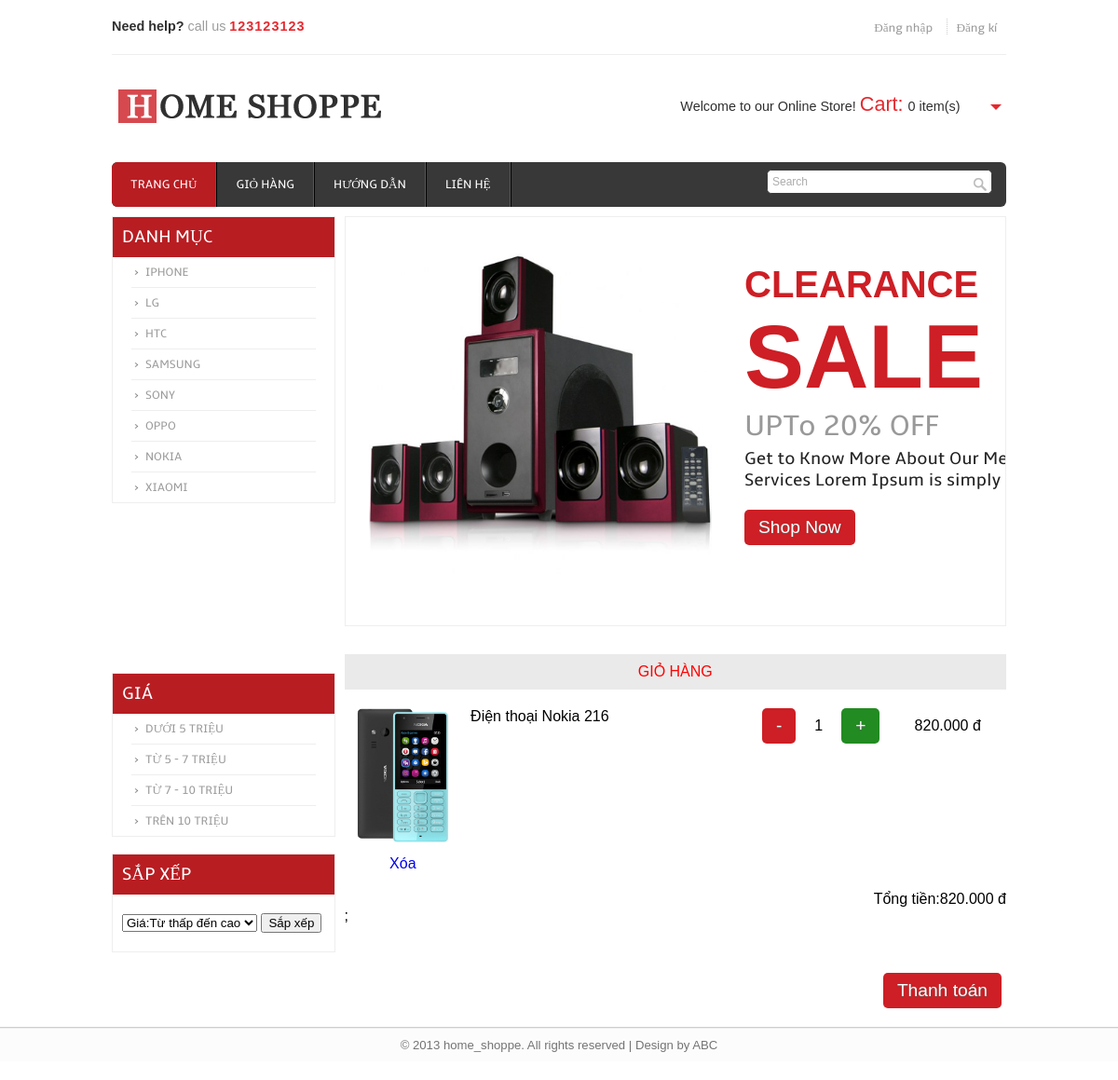
/index.php?xem=giohang&id_sp=75, run on the app's committed database.
### tables this page shows
CREATE TABLE `loaisp` (
  `id_loaisp` int(11) NOT NULL AUTO_INCREMENT,
  `tenloaisp` varchar(100) NOT NULL,
  `thutu` int(100) NOT NULL,
  PRIMARY KEY (`id_loaisp`)
);

CREATE TABLE `sp` (
  `id_sp` int(11) NOT NULL AUTO_INCREMENT,
  `tensp` varchar(255) NOT NULL,
  `hinhanh` varchar(255) NOT NULL,
  `gia` int(100) NOT NULL,
  `mota` longtext NOT NULL,
  `id_loaisp` int(11) NOT NULL,
  `thutu` int(100) NOT NULL,
  `soluong` int(100) NOT NULL,
  `baohanh` varchar(200) NOT NULL,
  PRIMARY KEY (`id_sp`),
  KEY `id_loaisp` (`id_loaisp`),
  CONSTRAINT `sp_ibfk_1` FOREIGN KEY (`id_loaisp`) REFERENCES `loaisp` (`id_loaisp`) ON DELETE CASCADE ON UPDATE CASCADE
);

### modules/right/giohang.php (the view, shortened to what this page needs)
<p style="text-align: center;padding:10px;  background-color: #eaeaea;color: red">GIỎ HÀNG</p>
<?php
if (isset($_GET['id_sp']) && !empty($_GET['id_sp'])) {
    $id_sp = $_GET['id_sp'];
}
$thanhtien = 0;
foreach ($_SESSION['cart'] as $id_sp => $count) {
    $sql = "select * from sp where id_sp='$id_sp'";
    $sp = mysqli_query($conn, $sql);
    while ($dong_sp = mysqli_fetch_array($sp, MYSQLI_ASSOC)) {
        $tongtien = $dong_sp['gia'] * $count;
        ?>
        <div class="giohang content" style="display: grid; grid-template-columns: 2fr 7fr 2fr; grid-gap: 10px;">
            <div class="left">
                <img src="<?php echo $dong_sp['hinhanh'] ?>" class="img-responsive" alt=""
                     style="width: 200px;padding-bottom: 10px;"><br>
                <span style="display: block; text-align: center;">
                    <a href="index.php?xem=giohang&xoa=<?php echo $id_sp ?>">Xóa</a>
                </span>
            </div>
            <div class="right" style="display: grid; grid-template-columns: 5fr 2fr; grid-gap: 10px;">
                <div class="right-left">
                    <p><?php echo $dong_sp['tensp'] ?></p>
                </div>
                <div class="right-right">
                    <div class="chonsoluong" style="display: flex;">
                        <a class="button" style="margin: 0" href="index.php?xem=giohang&tru=<?php echo $id_sp ?>">
                            -
                        </a>
                        <div class="soluong" style="border-right: none;border-left: none;padding: 10px 20px;">
                            <?php echo $count ?>
                        </div>
                        <a class="button" style="margin: 0;background: forestgreen" href="index.php?xem=giohang&cong=<?php echo $id_sp ?>">
                            +
                        </a>
                    </div>
                </div>
                <div class="clear"></div>
            </div>
            <div class="price-count" style="padding: 10px 20px;">
                <p style="text-align: center;"><?php echo number_format($tongtien, 0, ',', '.') ?> đ</p>
            </div>
        </div>
        <?php
        if (isset($tongtien)) {
            $thanhtien += $tongtien;
        }
    }
}
if ($thanhtien == 0) {
    echo "<div style='text-align:center;'><h2>Không có hàng nào trong giỏ hàng.</h2></div>";
} else {
    ?>
    <div class="tongtien" style="text-align: right">
        Tổng tiền:<span><?php echo number_format($thanhtien, 0, ',', '.') ?> đ</span>
    </div>
    <div class="thanhtoan" style="float: right;padding: 50px 5px 0px 0px;">
        <a class="button button-success" href="index.php?xem=thanhtoan">Thanh toán</a>
    </div>;
    <?php
}
?>

### index.php (shortened to what this page needs)
<!DOCTYPE HTML>
<head>
    <link href="public/css/style.css" rel="stylesheet" type="text/css" media="all"/>
    <link href="public/css/slider.css" rel="stylesheet" type="text/css" media="all"/>
</head>
<body>
<div class="wrap">
    <?php include("admin/modules/config.php") ?>
    <?php include("modules/header.php") ?>
    <div class="main">
        <?php include("modules/content.php") ?>
    </div>
</div>
<div class="footer">
    <?php include("modules/footer.php") ?>
</div>
</body>
</html>

### modules/header.php (shortened to what this page needs)
<?php
$sql="select * from loaisp";
$loaisp=mysqli_query($conn,$sql);
?>
<div class="header">
    <div class="headertop_desc">
        <div class="call">
            <p><span>Need help?</span> call us <span class="number">123123123</span></span></p>
        </div>
        <div class="account_desc">
            <ul>
                <?php
                if(!isset($_SESSION['tenkhach'])) {
                    include("modules/chuadangnhap.php");
                }
                else{
                    include("modules/taikhoan.php");
                }
                ?>
            </ul>
        </div>
    </div>
    <div class="header_top">
        <div class="logo">
            <a href="index.html"><img src="public/images/logo.png" alt="" /></a>
        </div>
        <div class="cart">
            <p>Welcome to our Online Store! <span>Cart:</span>
            <div id="dd" class="wrapper-dropdown-2"> 0 item(s)
            </div>
            </p>
        </div>
    </div>
    <div class="header_bottom">
        <div class="menu">
            <ul>
                <li class="active"><a href="index.php">Trang chủ</a></li>
                <li><a href="index.php?xem=giohang">Giỏ hàng</a></li>
                <li><a href="index.php?xem=huongdanmuahang">Hướng dẫn</a></li>
                <li><a href="index.php?xem=lienhe">Liên hệ</a></li>
            </ul>
        </div>
        <div class="search_box">
            <form action="" method="post">
                <input type="text" name="timkiemt" value="Search" onfocus="this.value = '';" onblur="if (this.value == '') {this.value = 'Search';}"><input type="submit" name="timkiems" value="">
            </form>
        </div>
    </div>
    <div class="header_slide">
        <div class="header_bottom_left">
            <div class="categories">
                <ul>
                    <h3>Danh mục</h3>
                    <?php
                    while ($dong_loaisp=mysqli_fetch_array($loaisp,MYSQLI_ASSOC)) {
                        ?>
                        <li><a href="index.php?xem=chitietloaisanpham&id_loaisp=<?php echo $dong_loaisp['id_loaisp'] ?>"><?php echo $dong_loaisp['tenloaisp'] ?></a></li>
                        <?php
                    }
                    ?>
                </ul>
            </div>
        </div>
        <div class="header_bottom_right">
            <div class="slider">
                <div id="slider">
                    <div id="mover">
                        <div id="slide-1" class="slide">
                            <div class="slider-img">
                                <a href="preview.html"><img src="public/images/slide-1-image.png" alt="learn more" /></a>
                            </div>
                            <div class="slider-text">
                                <h1>Clearance<br><span>SALE</span></h1>
                                <h2>UPTo 20% OFF</h2>
                                <div class="features_list">
                                    <h4>Get to Know More About Our Memorable Services Lorem Ipsum is simply dummy text</h4>
                                </div>
                                <a href="preview.html" class="button">Shop Now</a>
                            </div>
                        </div>
                    </div>
                </div>
            </div>
        </div>
    </div>
</div>

### modules/chuadangnhap.php
<li><a href="dangnhap.php">Đăng nhập</a></li>
<li><a href="modules/dangky.php">Đăng kí</a></li>

### modules/content.php (shortened to what this page needs)
<div class="header">
    <div class="header_slide">
        <div class="header_bottom_left" style="padding-top: 40px">
            <?php include("modules/left/danhsanh.php") ?>
        </div>
        <div class="header_bottom_right">
            <div class="content">
                <div class="content-right">
                    <?php
                    if(isset($_GET['xem'])){
                        $values=$_GET['xem'];
                    }
                    else $values="";
                    if($values=="chitietloaisanpham")
                        include("modules/right/chitietloaisanpham.php");
                    elseif ($values=="chitietsanpham") {
                        include("modules/right/chitietsanpham.php");
                    }
                    elseif ($values=="giohang") {
                        include("modules/right/giohang.php");
                    }
                    elseif ($values=="thanhtoan") {
                        include("modules/right/thanhtoan.php");
                    }
                    elseif ($values=="dathangthanhcong") {
                        include("modules/right/dathangthanhcong.php");
                    }
                    elseif (isset($_POST['timkiems'])) {
                        include("modules/right/timkiem.php");
                    }
                    elseif (isset($_POST['sapxep'])) {
                        include("modules/right/tatcasanpham.php");
                    }
                    elseif ($values=="timkiemsptheogia") {
                        include("modules/right/timkiemsptheogia.php");
                    }
                    elseif ($values=="huongdanmuahang") {
                        include("modules/right/huongdanmuahang.php");
                    }
                    elseif ($values=="lienhe") {
                        include("modules/right/lienhe.php");
                    }
                    elseif ($values=="thongtinkhachhang") {
                        include("modules/right/thongtinkhachhang.php");
                    }
                    elseif ($values=="doimatkhau") {
                        include("modules/right/doimatkhau.php");
                    }
                    else include("modules/right/tatcasanpham.php");
                    ?>
                </div>
            </div>
        </div>
    </div>
</div>

### modules/left/danhsanh.php (shortened to what this page needs)
<div class="categories">
    <ul>
        <h3>Giá</h3>
        <li><a href="index.php?xem=timkiemsptheogia&gia=duoi5trieu"><p>Dưới <b>5</b> triệu</p></a></li>
        <li><a href="index.php?xem=timkiemsptheogia&gia=tu5den7trieu"><p>Từ <b>5</b> - <b>7</b> triệu</p></a></li>
        <li><a href="index.php?xem=timkiemsptheogia&gia=tu7den10trieu"><p>Từ <b>7</b> - <b>10</b> triệu</p></a></li>
        <li><a href="index.php?xem=timkiemsptheogia&gia=tren10trieu"><p>Trên <b>10</b> triệu</p></a></li>
    </ul>
</div>
<br>
<div class="categories">
    <ul>
        <h3>Sắp xếp</h3>
        <div>
            <form action ="" method="POST" style="padding: 20px 10px" enctype="multipart/form-data">
                <?php
                if(isset($_POST['giatanggiam'])){
                    $giatanggiam=$_POST['giatanggiam'];
                }
                else{
                    $giatanggiam="";
                }
                if($giatanggiam=="giamdan"){
                    ?>
                    <select name="giatanggiam" id="">
                        <option value="giamdan" selected="selected">Giá:Từ cao đến thấp</option>
                        <option value="tangdan">Giá:Từ thấp đến cao</option>
                    </select>
                    <?php
                }
                else{
                    ?>
                    <select name="giatanggiam" id="">
                        <option value="tangdan" selected="selected">Giá:Từ thấp đến cao</option>
                    </select>
                    <?php
                }
                ?>
                <input type="submit" name="sapxep" value="Sắp xếp" style="">
            </form>
        </div>
    </ul>
</div>

### modules/footer.php
<div class="copy_right">
    <p>&copy; 2013 home_shoppe. All rights reserved | Design by ABC</p>
</div>

### public/css/style.css (style rules this page uses)
html, body, div, span, applet, object, iframe, h1, h2, h3, h4, h5, h6, p, blockquote, pre, a, abbr, acronym, address, big, cite, code, del, dfn, em, img, ins, kbd, q, s, samp, small, strike, strong, sub, sup, tt, var, b, u, i, dl, dt, dd, ol, nav ul, nav li, fieldset, form, label, legend, table, caption, tbody, tfoot, thead, tr, th, td, article, aside, canvas, details, embed, figure, figcaption, footer, header, hgroup, menu, nav, output, ruby, section, summary, time, mark, audio, video { margin: 0; padding: 0; border: 0; font-size: 100%; font: inherit; vertical-align: baseline; }
ol, ul { list-style: none; margin: 0; padding: 0; }
a { text-decoration: none; }
.clear { clear: both; }
img { max-width: 100%; }
body { font-family: Arial, Helvetica, sans-serif; background: #FFF; }
.wrap { width: 80%; margin: 0 auto; }
.header { background: #FFF; }
.headertop_desc { padding: 20px 0; border-bottom: 1px solid #EEE; }
.call { float: left; }
.call p { font-size: 0.9em; color: #9C9C9C; }
.call p span { color: #303030; font-size: 1em; font-weight: bold; }
.call p span.number { color: #E4292F; font-size: 1em; letter-spacing: 1px; }
.account_desc { float: right; }
.account_desc li { display: inline; border-left: 1px dotted #CCC; }
.account_desc li:first-child { border: none; }
.account_desc li a { font-size: 0.823em; color: #9C9C9C; padding: 0 10px; font-family: 'ambleregular'; }
.header_top { padding: 20px 0; }
.logo { float: left; }
.cart { float: right; position: relative; padding-right: 40px; margin-top: 20px; }
.cart p { font-size: 0.9em; color: #303030; display: inline-block; }
.cart p span { font-size: 1.5em; color: #E4292F; }
.wrapper-dropdown-2 { display: inline-block; margin: 0 auto; font-size: 0.9em; color: #303030; padding: 0px 5px; cursor: pointer; outline: none; }
.wrapper-dropdown-2:after { content: ""; width: 0; height: 0; position: absolute; right: 5px; top: 50%; margin-top: 0px; border-width: 6px 6px 0 6px; border-style: solid; border-color: #E4292F transparent; }
.header_bottom { background: #383838; border-radius: 6px; -webkit-border-radius: 6px; -moz-border-rfadius: 6px; -o-border-radius: 6px; }
.menu { float: left; }
.menu li { float: left; }
.menu li a { font-family: 'ambleregular'; font-size: 0.823em; text-transform: uppercase; color: #fff; display: block; padding: 16px 20px; border-right: 2px ridge #585858; -webkit-transition: all .9s; -moz-transition: all .9s; -o-transition: all .9s; -ms-transition: all .9s; transition: all .9s; }
.menu li a:hover, .menu li.active a { background: #B81D22; }
.menu li:first-child a { border-radius: 6px 0 0 6px; -webkit-border-radius: 6px 0 0 6px; -moz-border-rfadius: 6px 0 0 6px; -o-border-radius: 6px 0 0 6px; }
.search_box { float: right; border: 1px solid #3C3C3C; background: #FFF; border-radius: 0.3em; -webkit-border-radius: 0.3em; -moz-border-radius: 0.3em; -o-border-radius: 0.3em; position: relative; margin-top: 8px; margin-right: 15px; width: 25%; }
.search_box form input[type="text"] { border: none; outline: none; background: none; font-size: 12px; color: #acacac; width: 75%; padding: 5px; }
.search_box form input[type="submit"] { border: none; cursor: pointer; background: url(../images/search.png) no-repeat 0px 7px; position: absolute; right: 0; width: 20px; height: 25px; }
.header_slide { margin-top: 10px; }
.header_bottom_left { float: left; width: 25%; }
.categories { border: 1px solid #EEE; }
.categories h3 { font-size: 1.2em; color: #FFF; padding: 10px; background: #B81D22; text-transform: uppercase; font-family: 'ambleregular'; }
.categories li a { display: block; font-size: 0.8em; padding: 8px 15px; color: #9C9C9C; font-family: 'ambleregular'; margin: 0 20px; background: url(../images/drop_arrow.png) no-repeat 0; border-bottom: 1px solid #EEE; text-transform: uppercase; }
.categories li:last-child a { border: none; }
.header_bottom_right { float: left; width: 74%; padding-left: 1%; }
.content { padding: 20px 0; background: #FFF; }
.footer { position: relative; background: #FCFCFC; border-top: 1px solid #CECECE; margin: 20px auto; }
.copy_right { text-align: center; border-top: 1px solid #EEE; padding: 10px 0; font-family: Verdana, Geneva, Arial, Helvetica, sans-serif; }
.copy_right p { font-size: 0.823em; color: #747474; }

### data on the page
loaisp: tenloaisp "IPHONE"
loaisp: tenloaisp "LG"
loaisp: tenloaisp "HTC"
loaisp: tenloaisp "SAMSUNG"
loaisp: tenloaisp "SONY"
loaisp: tenloaisp "OPPO"
loaisp: tenloaisp "NOKIA"
loaisp: tenloaisp "XIAOMI"
sp: hinhanh (picture), tensp "Điện thoại Nokia 216", count "1", gia "820.000"

### other printed values
$thanhtien "820.000"
